Frame 1 (no input): blank canvas, image omitted
Frame 60 (the mouse pressed at the canvas centre just before this capture): blank canvas, image omitted
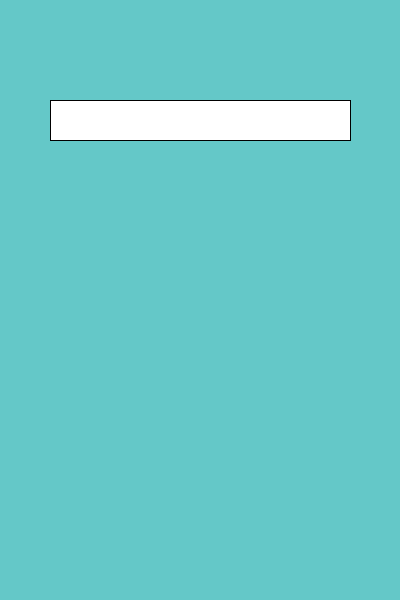
Frame 120 (the mouse held since frame 60 and released just before this capture)

The Processing sketch whose frames 1 and 60 were blank and that drew this single picture after the mouse press (run headless with seeded random() and noise(); from frame 60 on, the mouse is pressed at the canvas centre):

// Processing sketch: mouseControl_size_1
// ── mouseControl_size_1.pde
// usando mouseX y mouseY para controlar otra variable

//declaramos las variables que vamos a utilizar
float posX;
float posY;
float sizeX;
float sizeY;

void setup() {
  size(400, 600);
  
  //asignamos valor a las variables
  posX = 50;
  posY = 100;
  sizeX = 80;
  sizeY = 40;
}

void draw() {
  background(100,200,200);
  
  sizeX = mouseY;
  rect(posX, posY, sizeX, sizeY);
}
